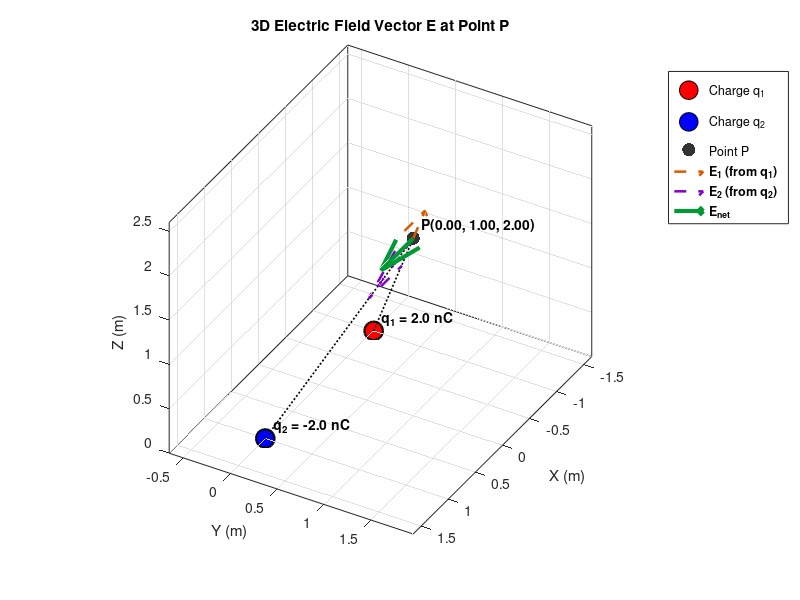

This figure's MATLAB source:
% =========================================================================
% 3D Electric Field Vector Visualization at Point P due to Two Point Charges
% =========================================================================

clear; clc; close all;

% --- 1. Physical Constants ---
k = 8.98755e9; % Coulomb's constant in N*m^2/C^2

% --- 2. Charge Setup ---
q1 = 2e-9;                 % Charge 1 in Coulombs (+2 nC)
pos1 = [-1.0, 0.0, 0.0];   % Position of q1 [x, y, z] in meters

q2 = -2e-9;                % Charge 2 in Coulombs (-2 nC)
pos2 = [1.0, 0.0, 0.0];    % Position of q2 [x, y, z] in meters

% --- 3. Observation Point P ---
P = [0, 1, 2];       % Target point P(Px, Py, Pz) in meters

% --- 4. Electric Field Calculations ---
% Vectors pointing from charges to observation point P
r1_vec = P - pos1;
r2_vec = P - pos2;

% Distances (magnitudes)
r1_mag = norm(r1_vec);
r2_mag = norm(r2_vec);

% Individual Electric Field Vectors (N/C)
E1 = (k * q1 / r1_mag^3) * r1_vec;
E2 = (k * q2 / r2_mag^3) * r2_vec;

% Total Electric Field Vector via Superposition
E_net = E1 + E2;
E_net_mag = norm(E_net);

% Display Numerical Results in Console
fprintf('=== Electric Field Results at P(%.2f, %.2f, %.2f) ===\n', P(1), P(2), P(3));
fprintf('E1 Vector    : [%10.3e, %10.3e, %10.3e] N/C\n', E1(1), E1(2), E1(3));
fprintf('E2 Vector    : [%10.3e, %10.3e, %10.3e] N/C\n', E2(1), E2(2), E2(3));
fprintf('E_net Vector : [%10.3e, %10.3e, %10.3e] N/C\n', E_net(1), E_net(2), E_net(3));
fprintf('E_net Mag    : %10.3e N/C\n', E_net_mag);

% --- 5. Visualization Setup ---
figure('Color', 'w', 'Name', '3D Electric Field Vector at Point P');
hold on; grid on; box on;
axis equal;

% Color coding charges (Red = Positive, Blue = Negative)
if q1 >= 0, color_q1 = [1 0 0]; else, color_q1 = [0 0 1]; end
if q2 >= 0, color_q2 = [1 0 0]; else, color_q2 = [0 0 1]; end

% Plot Charges
h_q1 = scatter3(pos1(1), pos1(2), pos1(3), 180, color_q1, 'filled', ...
    'MarkerEdgeColor', 'k', 'LineWidth', 1.5);
h_q2 = scatter3(pos2(1), pos2(2), pos2(3), 180, color_q2, 'filled', ...
    'MarkerEdgeColor', 'k', 'LineWidth', 1.5);

% Plot Observation Point P
h_P = scatter3(P(1), P(2), P(3), 90, [0.2 0.2 0.2], 'filled');

% Dashed lines connecting charges to P
plot3([pos1(1) P(1)], [pos1(2) P(2)], [pos1(3) P(3)], 'k:', 'LineWidth', 1.2);
plot3([pos2(1) P(1)], [pos2(2) P(2)], [pos2(3) P(3)], 'k:', 'LineWidth', 1.2);

% --- 6. Vector Scaling for 3D Plot Display ---
% Scale vector arrows to visual spatial length (e.g., 0.6 spatial units)
vis_length = 0.6;
scale_factor = vis_length / E_net_mag;

E1_vis = E1 * scale_factor;
E2_vis = E2 * scale_factor;
E_net_vis = E_net * scale_factor;

% Plot Electric Field Component Vectors (Dashed arrows)
h_E1 = quiver3(P(1), P(2), P(3), E1_vis(1), E1_vis(2), E1_vis(3), 0, ...
    '--', 'Color', [0.85 0.35 0], 'LineWidth', 1.8, 'MaxHeadSize', 0.4);
h_E2 = quiver3(P(1), P(2), P(3), E2_vis(1), E2_vis(2), E2_vis(3), 0, ...
    '--', 'Color', [0.5 0 0.8], 'LineWidth', 1.8, 'MaxHeadSize', 0.4);

% Plot Net Electric Field Vector (Solid Bold Arrow)
h_Enet = quiver3(P(1), P(2), P(3), E_net_vis(1), E_net_vis(2), E_net_vis(3), 0, ...
    'Color', [0 0.6 0.2], 'LineWidth', 3.0, 'MaxHeadSize', 0.5);

% Text Labels
text(pos1(1), pos1(2), pos1(3)+0.15, sprintf('  q_1 = %.1f nC', q1*1e9), 'FontSize', 10, 'FontWeight', 'bold');
text(pos2(1), pos2(2), pos2(3)+0.15, sprintf('  q_2 = %.1f nC', q2*1e9), 'FontSize', 10, 'FontWeight', 'bold');
text(P(1), P(2), P(3)+0.15, sprintf('  P(%.2f, %.2f, %.2f)', P(1), P(2), P(3)), 'FontSize', 10, 'FontWeight', 'bold');

% --- 7. Formatting and Legend ---
xlabel('X (m)'); ylabel('Y (m)'); zlabel('Z (m)');
title('3D Electric Field Vector \bf{E} at Point P');
legend([h_q1, h_q2, h_P, h_E1, h_E2, h_Enet], ...
    {'Charge q_1', 'Charge q_2', 'Point P', '\bfE_1 (from q_1)', '\bfE_2 (from q_2)', '\bfE_{net}'}, ...
    'Location', 'bestoutside');

view(3);
camlight;
lightingMethod = 'gouraud';

view(120,35)
